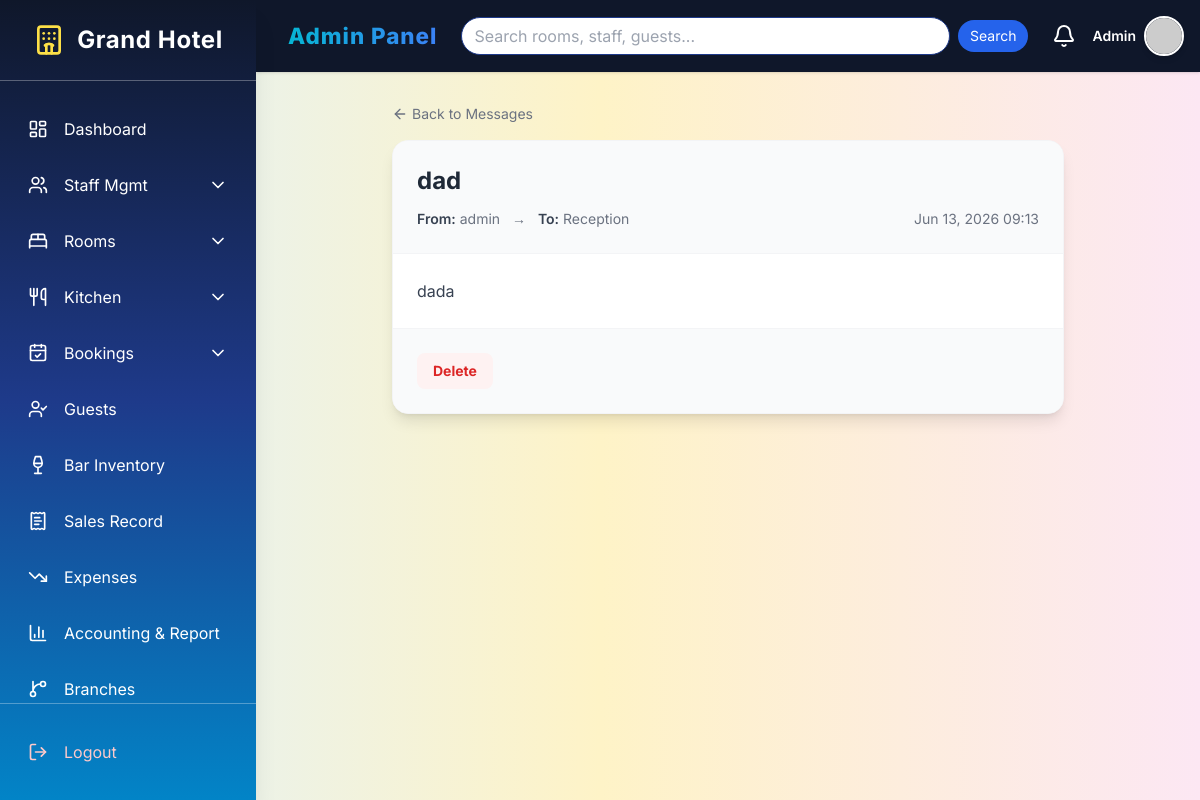
The page /messages/8/ (signed in) on the database its author committed.
### accounts/models.py (models this page shows, shortened)
class CustomUser(AbstractUser):
    ADMIN = 'admin'
    EMPLOYEE = 'employee'  # Unified role for all staff
    CUSTOMER = 'customer'
    ROLE_CHOICES = [
        (ADMIN, 'Admin'),
        (EMPLOYEE, 'Employee'),
        (CUSTOMER, 'Customer'),
    ]
    role = models.CharField(max_length=15, choices=ROLE_CHOICES)
    mobile = models.CharField(max_length=15, blank=True, null=True)
    profile_picture = models.ImageField(upload_to='profile_pics/', blank=True, null=True)
    objects = CustomUserManager()

class Message(models.Model):
    DEPARTMENT_CHOICES = [
        ('receptionist', 'Reception'),
        ('kitchen', 'Kitchen'),
        ('bar', 'Bar'),
        ('housekeeping', 'Housekeeping'),
        ('manager', 'Manager'),
        ('admin', 'Admin / Front Office'),
        ('guest', 'Guests'),
    ]
    sender = models.ForeignKey(CustomUser, on_delete=models.CASCADE, related_name='sent_messages')
    recipient = models.ForeignKey(CustomUser, on_delete=models.CASCADE, related_name='received_messages')
    recipient_role = models.CharField(max_length=20, choices=DEPARTMENT_CHOICES, blank=True)
    subject = models.CharField(max_length=150, blank=True)
    body = models.TextField()
    is_read = models.BooleanField(default=False)
    created_at = models.DateTimeField(auto_now_add=True)
    class Meta:
        ordering = ['-created_at']
    @property
    def target_label(self):
        if self.recipient_role:
            return self.get_recipient_role_display()
        return self.recipient.get_full_name() or self.recipient.username

### accounts/views.py (the view)
# urls.py: path('messages/<int:message_id>/', views.view_message, name='view_message'),
@login_required
def view_message(request, message_id):
    msg = get_object_or_404(Message, id=message_id)
    if request.user not in [msg.sender, msg.recipient]:
        return redirect('inbox')
    if msg.recipient == request.user and not msg.is_read:
        msg.is_read = True
        msg.save()
    return render(request, 'messaging/view_message.html', {
        'msg': msg,
        'base_template': _panel_base(request),
    })

### accounts/models.py (called while the page is built)
    @classmethod
    def load(cls):
        obj, _ = cls.objects.get_or_create(pk=1)
        return obj

### accounts/views.py (called while the page is built, shortened)
def _panel_base(request):
    if request.user.role == 'admin':
        return 'admin_panel/adminbase.html'

### templates/messaging/view_message.html (shortened to what this page needs)
{% extends base_template %}
{% block panel_content %}
<div class="max-w-2xl mx-auto">
    <a href="{% url 'inbox' %}" class="text-sm text-gray-500 hover:text-indigo-600 flex items-center gap-1 mb-4">
        <i data-lucide="arrow-left" class="w-4 h-4"></i> Back to Messages
    </a>
    <div class="bg-white rounded-2xl shadow-lg border border-gray-100 overflow-hidden">
        <div class="p-6 border-b border-gray-100 bg-gray-50">
            <h1 class="text-2xl font-bold text-gray-800">{{ msg.subject|default:"(No subject)" }}</h1>
            <div class="flex items-center justify-between mt-3 text-sm text-gray-500">
                <div>
                    <span class="font-semibold text-gray-700">From:</span> {{ msg.sender.get_full_name|default:msg.sender.username }}
                    <span class="mx-2">&rarr;</span>
                    <span class="font-semibold text-gray-700">To:</span> {{ msg.target_label }}
                </div>
                <span>{{ msg.created_at|date:"M d, Y H:i" }}</span>
            </div>
        </div>
        <div class="p-6 text-gray-700 whitespace-pre-line leading-relaxed">{{ msg.body }}</div>
        <div class="p-6 border-t border-gray-100 bg-gray-50 flex gap-3">
            <a href="{% url 'delete_message' msg.id %}" onclick="return confirm('Delete this message?');" class="px-4 py-2 bg-red-50 text-red-600 text-sm font-bold rounded-lg hover:bg-red-100">Delete</a>
        </div>
    </div>
</div>
{% endblock %}

### templates/admin_panel/adminbase.html (shortened to what this page needs)
{% load static %}
<!DOCTYPE html>
<html lang="en">
<head>
  <script src="https://cdn.tailwindcss.com"></script>
</head>
<body class="bg-gray-50">
<div class="flex min-h-screen">
  <aside id="sidebar" class="sidebar w-64 flex-shrink-0 fixed inset-y-0 left-0 z-30 flex flex-col transform -translate-x-full md:translate-x-0 shadow-xl">
    <div class="flex items-center justify-center p-6 border-b border-white/30">
      <i data-lucide="hotel" class="w-8 h-8 mr-3 text-yellow-300"></i>
      <h1 class="text-2xl font-bold tracking-wide">Grand Hotel</h1>
    </div>
    <nav class="flex-1 min-h-0 overflow-y-auto px-4 py-6 space-y-2">
      <a href="{% url 'admin_dashboard' %}" class="sidebar-link flex items-center p-3 rounded-lg {% if request.resolver_match.url_name == 'admin_dashboard' %}active{% endif %}">
        <i data-lucide="layout-dashboard" class="w-5 h-5 mr-4"></i>
        <span>Dashboard</span>
      </a>
      <div>
        {% with url_name=request.resolver_match.url_name %}
        <button id="staff-toggle" class="w-full sidebar-link flex items-center justify-between p-3 rounded-lg {% if 'staff' in url_name %}active{% endif %}">
          <span class="flex items-center">
            <i data-lucide="users" class="w-5 h-5 mr-4"></i>
            <span>Staff Mgmt</span>
          </span>
          <i data-lucide="chevron-down" id="staff-chevron" class="w-5 h-5 transition-transform"></i>
        </button>
        {% endwith %}
      </div>
      <div>
        {% with url_name=request.resolver_match.url_name %}
        <button id="rooms-toggle" class="w-full sidebar-link flex items-center justify-between p-3 rounded-lg">
          <span class="flex items-center">
            <i data-lucide="bed-double" class="w-5 h-5 mr-4"></i>
            <span>Rooms</span>
          </span>
          <i data-lucide="chevron-down" id="rooms-chevron" class="w-5 h-5 transition-transform"></i>
        </button>
        {% endwith %}
      </div>
<div>
    {% with url_name=request.resolver_match.url_name %}
    <button id="kitchen-toggle" class="w-full sidebar-link flex items-center justify-between p-3 rounded-lg">
      <span class="flex items-center">
        <i data-lucide="utensils" class="w-5 h-5 mr-4"></i>
        <span>Kitchen</span>
      </span>
      <i data-lucide="chevron-down" id="kitchen-chevron" class="w-5 h-5 transition-transform"></i>
    </button>
    {% endwith %}
</div>
      <div>
        {% with url_name=request.resolver_match.url_name %}
        <button id="bookings-toggle" class="w-full sidebar-link flex items-center justify-between p-3 rounded-lg">
          <span class="flex items-center">
            <i data-lucide="calendar-check" class="w-5 h-5 mr-4"></i>
            <span>Bookings</span>
          </span>
          <i data-lucide="chevron-down" id="bookings-chevron" class="w-5 h-5 transition-transform"></i>
        </button>
        {% endwith %}
      </div>
<a href="{% url 'view_guests' %}" class="sidebar-link flex items-center p-3 rounded-lg">
    <i data-lucide="user-check" class="w-5 h-5 mr-4"></i>
    <span>Guests</span>
</a>
<a href="{% url 'bar_inventory' %}" class="sidebar-link flex items-center p-3 rounded-lg {% if 'drink' in request.resolver_match.url_name or request.resolver_match.url_name == 'bar_inventory' %}active{% endif %}">
    <i data-lucide="wine" class="w-5 h-5 mr-4"></i>
    <span>Bar Inventory</span>
</a>
<a href="{% url 'sales_record' %}" class="sidebar-link flex items-center p-3 rounded-lg {% if request.resolver_match.url_name == 'sales_record' %}active{% endif %}">
    <i data-lucide="receipt-text" class="w-5 h-5 mr-4"></i>
    <span>Sales Record</span>
</a>
<a href="{% url 'expense_list' %}" class="sidebar-link flex items-center p-3 rounded-lg {% if 'expense' in request.resolver_match.url_name %}active{% endif %}">
    <i data-lucide="trending-down" class="w-5 h-5 mr-4"></i>
    <span>Expenses</span>
</a>
<a href="{% url 'accounting_report' %}" class="sidebar-link flex items-center p-3 rounded-lg {% if request.resolver_match.url_name == 'accounting_report' %}active{% endif %}">
    <i data-lucide="bar-chart-3" class="w-5 h-5 mr-4"></i>
    <span>Accounting &amp; Report</span>
</a>
<a href="{% url 'manage_branches' %}" class="sidebar-link flex items-center p-3 rounded-lg {% if 'branch' in request.resolver_match.url_name %}active{% endif %}">
    <i data-lucide="git-branch" class="w-5 h-5 mr-4"></i>
    <span>Branches</span>
</a>
    </nav>
    <div class="shrink-0 px-4 py-6 border-t border-white/30">
      <form action="{% url 'logout' %}" method="post">
        <button type="submit" class="w-full sidebar-link flex items-center p-3 rounded-lg text-red-200 hover:bg-red-500 hover:text-white transition">
          <i data-lucide="log-out" class="w-5 h-5 mr-4"></i>
          <span>Logout</span>
        </button>
      </form>
    </div>
  </aside>
  <div id="main-content" class="main-content flex-1 flex flex-col md:ml-64">
    <header class="shadow p-4 flex items-center justify-between sticky top-0 z-20">
      <div class="flex items-center space-x-4">
        <span class="brand-text">Admin Panel</span>
      </div>
      <form action="{% url 'global_search' %}" method="get" class="hidden md:flex items-center flex-1 mx-6 search-box">
        <input type="text" name="q" value="{{ request.GET.q }}" placeholder="Search rooms, staff, guests..." class="w-full text-gray-800">
        <button type="submit" class="ml-2 px-3 py-1.5 bg-blue-600 text-white text-sm rounded-full hover:bg-blue-700">Search</button>
      </form>
      <div class="flex items-center space-x-4">
        <i data-lucide="bell" class="w-6 h-6 cursor-pointer hover:text-blue-400 transition"></i>
        <div class="relative group">
            <div class="flex items-center gap-2 cursor-pointer">
                <span class="text-sm font-semibold hidden md:block">{{ user.username|title }}</span>
                {% if user.profile_picture %}
                    <img src="{{ user.profile_picture.url }}" alt="Admin" class="w-10 h-10 rounded-full border-2 border-white shadow-md object-cover">
                {% else %}
                    <img src="https://ui-avatars.com/api/?name={{ user.username }}&background=0D8ABC&color=fff" alt="Admin" class="w-10 h-10 rounded-full border-2 border-white shadow-md">
                {% endif %}
            </div>
        </div>
      </div>
    </header>
    <main class="flex-1 p-6 md:p-8 overflow-y-auto">
      {% block panel_content %}{% endblock %}
    </main>
  </div>
</div>
</body>
</html>

### templates/admin_panel/adminbase.html (style rules this page uses)
body { background: linear-gradient(to right, #e0f2fe, #fef3c7, #fce7f3); font-family: 'Inter', sans-serif; }
.sidebar { background: linear-gradient(to bottom, #0f172a, #1e3a8a, #0284c7); color: white; }
.sidebar-link { transition: all 0.25s ease-in-out; }
header { background: #0f172a; color: white; }
.brand-text { background: linear-gradient(to right, #06b6d4, #3b82f6); -webkit-background-clip: text; -webkit-text-fill-color: transparent; font-weight: 800; font-size: 1.4rem; letter-spacing: 1px; }
.search-box input { border-radius: 9999px; padding: 6px 12px; outline: none; border: 1px solid #1e3a8a; }

### rows shown on the page
CustomUser: username "Admin"
Message: subject "dad", sender.get_full_name "admin", target_label "Reception", created_at "Jun 13, 2026 09:13", body "dada"
